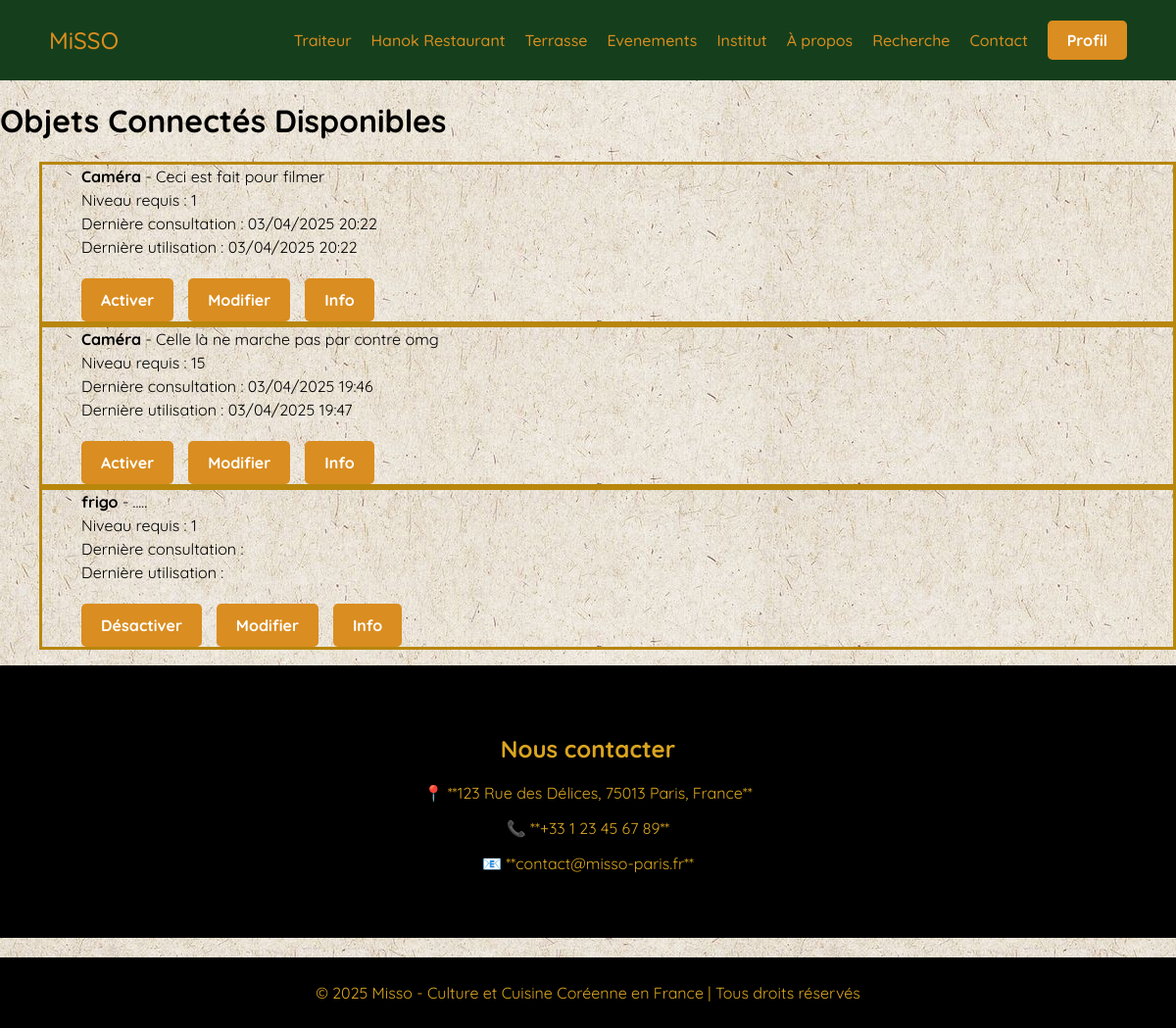
Before: /objets_connectes/ (signed in) with the older database file.
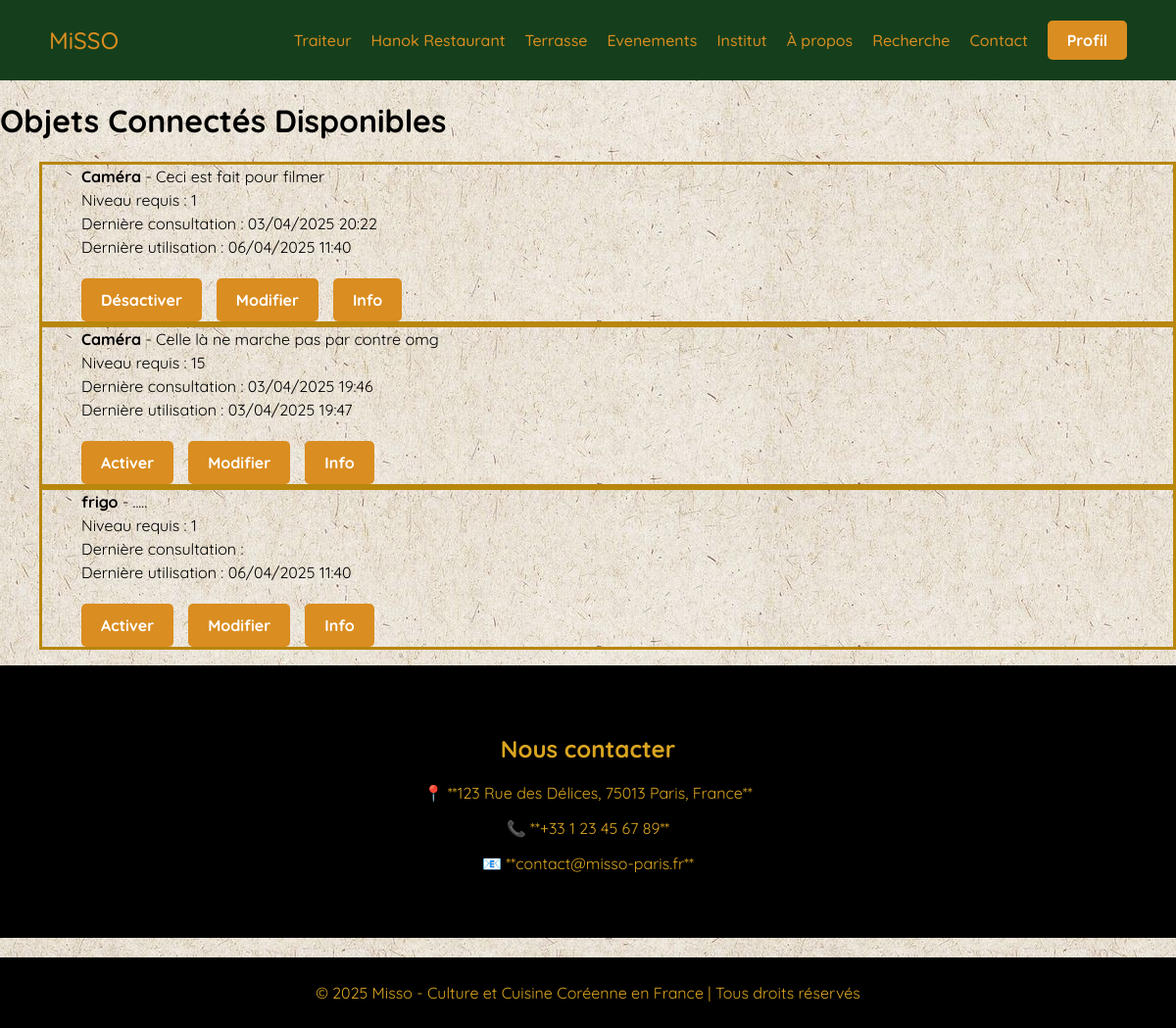
After: the same page with the newer database file.
### objets_connectes/models.py (models this page shows, shortened)
class ObjetConnecte(models.Model):
    nom = models.CharField(max_length=100)  # Nom de l'objet
    description = models.TextField(blank=True, null=True)  # Description de l'objet
    niveau_requis = models.PositiveIntegerField(default=1)  # Niveau requis pour modifier l'objet
    actif = models.BooleanField(default=False)  # Statut actif/inactif
    derniere_consultation = models.DateTimeField(blank=True, null=True)  # Dernière consultation
    derniere_utilisation = models.DateTimeField(blank=True, null=True)  # Dernière utilisation
    consommation = models.FloatField(null=False, help_text="Consommation en Watt-heure",) #consommation de l'objet en wh
    consommation_totale = models.FloatField(null=False, default=0,  help_text="Consommation totale de l'objet")

### objets_connectes/views.py (the view)
# urls.py: path("", liste_objets, name="liste_objets"),
@login_required
def liste_objets(request):
    user = request.user
    user.ajouter_experience(50)  # Ajoute 50 points d'expérience
    objets = ObjetConnecte.objects.all()  # Récupère tous les objets connectés
    return render(request, "objets_connectes/liste_objets.html", {"objets": objets})

### utilisateurs/models.py (called while the page is built)
    def ajouter_experience(self, points):
        self.experience += points
        while self.experience >= self.experience_necessaire():
            self.experience -= self.experience_necessaire()
            self.niveau += 1
        if(self.niveau>=10):
           self.is_staff=True
           mon_groupe = Group.objects.get(name='Modérateurs')
           mon_groupe.user_set.add(self)
        self.save()

    def experience_necessaire(self):
        return self.niveau * 100  # Exemple : 100 points par niveau

### objets_connectes/templates/objets_connectes/liste_objets.html (shortened to what this page needs)
{%extends "objets_connectes/base.html"%}
{%block title%}Objets Connectés Disponibles{%endblock%}
{%block content%}
    <ul>
        {% for objet in objets %}
            <li>
                <div class="objet">
                    <ul>
                        <li><strong>{{ objet.nom }}</strong> - {{ objet.description }}</li>
                        <li>Niveau requis : {{ objet.niveau_requis }}</li>
                        <li>Dernière consultation : {{ objet.derniere_consultation|date:"d/m/Y H:i" }}</li>
                        <li>Dernière utilisation : {{ objet.derniere_utilisation|date:"d/m/Y H:i" }}</li>
                        <li class="button-group">
                            <a href="{% url 'activer_objet' objet.id %}" class="btns">
                                {% if objet.actif %} Désactiver {% else %} Activer {% endif %}
                            </a>
                            <a href="{% url 'modifier_objet' objet.id %}" class="btns">Modifier</a>
                            <a href="{% url 'info_objet' objet.id %}" class="btns">Info</a>
                        </li>
                    </ul>
                </div>
            </li>
        {% endfor %}
    </ul>
{%endblock%}

### objets_connectes/templates/objets_connectes/base.html (shortened to what this page needs)
<!DOCTYPE html>
<html lang="fr">
<head>
    {% load static %}
    <link rel="stylesheet" href="{% static 'utilisateurs/objets.css' %}">
    <link rel="stylesheet" href="{% static 'utilisateurs/navigation.css' %}">
</head>
<body>
    <header>
        <nav>
            <div class="logo"> <a href="{% url 'page_view' 'accueil'  %}#accueil">MiSSO</a> </div>
            <ul>
                <li><a href="{% url 'menu' 'traiteur' %}">Traiteur</a></li>
                <li><a href="{% url 'menu' 'hanok' %}">Hanok Restaurant</a></li>
                <li><a href="{% url 'menu' 'rooftop' %}">Terrasse</a></li>
                <li><a href="{% url 'evenements' %}">Evenements</a></li>
                <li><a href="{% url 'page_view' 'institut'%}">Institut</a></li>
                <li><a href="{% url 'page_view' 'a-propos' %}">À propos</a></li>
                <li><a href="{% url 'recherche' %}">Recherche</a></li>
                <li><a href="{% url 'page_view' 'accueil' %}#contact">Contact</a></li>
                <li>
                    {% if user.is_authenticated %}
                        <a href="{% url 'profil' %}" class="btns">Profil</a>
                    {% else %}
                        <a href="{% url 'connexion' %}" class="btns">Se connecter</a>
                    {% endif %}
                </li>
            </ul>
        </nav>
    </header>
    <h1 class="title">{% block title %}{% endblock %}</h1>
    <div class="content">
       <p>{% block content %}{% endblock %}</p>
<section id="contact" class="contact">
    <h2>Nous contacter</h2>
    <p>📍 **123 Rue des Délices, 75013 Paris, France**</p>
    <p>📞 **+33 1 23 45 67 89**</p>
    <p>📧 **contact@misso-paris.fr**</p>
</section>
<footer>
    <p>&copy; 2025 Misso - Culture et Cuisine Coréenne en France | Tous droits réservés</p>
</footer>
</body>
</html>

### utilisateurs/static/utilisateurs/objets.css (style rules this page uses)
body { font-family: 'Quicksand', sans-serif; margin: 0; padding: 0; display: block; overflow-y: auto; min-height: 100vh; margin: 0; padding: 0; background-image: url('../restaurant/img/texture.jpg'); }
div.objet { position: block; z-index: 1; height: 30%; text-wrap: balance; color: black; margin-left: 0; margin-right: 0; padding: auto; margin-top: 2%; margin-bottom: 2%; text-align: left; line-height: 1.5; border-radius: 0; background-image: url('../restaurant/img/texture.jpg'); margin: 0; padding: 0; border: solid darkgoldenrod; overflow: auto; cursor: pointer; align-content: right; transition: transform 0.3s ease, background-color 0.3s ease; }
ul { list-style:none; }
.about, .contact { text-align: center; padding: 50px; background: black; color: goldenrod; }
footer { background: black; color: goldenrod; text-align: center; padding: 10px; margin-top: 20px; }
.button-group { display: flex; justify-content: flex-start; gap: 15px; margin-top: 20px; flex-wrap: wrap; }
.btns { padding: 10px 20px; border: none; border-radius: 5px; cursor: pointer; font-weight: bold; background-color: #4caf50; color: white; text-decoration: none; text-align: center; white-space: nowrap; }

### utilisateurs/static/utilisateurs/navigation.css (style rules this page uses)
nav { display: flex; justify-content: space-between; align-items: center; padding: 15px 50px; background: rgb(21, 63, 28); top: 0; left: 0; z-index: 1000; text-align: center; }
nav .logo { font-size: 24px; font-weight: bold; color: rgb(218, 141, 32); }
nav ul { list-style: none; display: flex; gap: 20px; }
nav ul li { display: inline; }
nav a { text-decoration: none; color: rgb(218, 141, 32); ; font-weight: 500; transition: color 0.3s; }
.btns { background-color: rgb(218, 141, 32); padding: 10px 20px; border-radius: 5px; color: white; text-decoration: none; font-weight: bold; transition: background 0.3s; }

Changed rows visible on the page:
changed ObjetConnecte "Ceci est fait pour filmer": derniere_utilisation "03/04/2025 20:22" → "06/04/2025 11:40"; actif "Activer" → "Désactiver"
changed ObjetConnecte "frigo": derniere_utilisation (not shown) → "06/04/2025 11:40"; actif "Désactiver" → "Activer"
